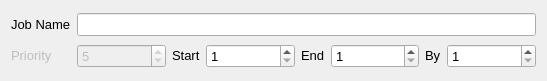
        <widget class="QWidget" name="layoutWidget">
         <property name="geometry">
          <rect>
           <x>200</x>
           <y>3</y>
           <width>547</width>
           <height>81</height>
          </rect>
         </property>
         <layout class="QGridLayout">
          <item row="0" column="0">
           <widget class="QLabel" name="jobNameLabel">
            <property name="sizePolicy">
             <sizepolicy hsizetype="Fixed" vsizetype="Fixed">
              <horstretch>0</horstretch>
              <verstretch>0</verstretch>
             </sizepolicy>
            </property>
            <property name="font">
             <font>
              <pointsize>10</pointsize>
              <weight>50</weight>
              <bold>false</bold>
             </font>
            </property>
            <property name="text">
             <string>Job Name</string>
            </property>
           </widget>
          </item>
          <item row="0" column="1" colspan="7">
           <widget class="QLineEdit" name="inputJobName">
            <property name="font">
             <font>
              <pointsize>10</pointsize>
              <weight>50</weight>
              <bold>false</bold>
             </font>
            </property>
            <property name="statusTip">
             <string>Set the name of the current job</string>
            </property>
           </widget>
          </item>
          <item row="1" column="7">
           <widget class="QSpinBox" name="inputByFrame">
            <property name="font">
             <font>
              <pointsize>10</pointsize>
              <weight>50</weight>
              <bold>false</bold>
             </font>
            </property>
            <property name="statusTip">
             <string>By frame or step frame of job</string>
            </property>
            <property name="correctionMode">
             <enum>QAbstractSpinBox::CorrectToNearestValue</enum>
            </property>
            <property name="minimum">
             <number>1</number>
            </property>
            <property name="maximum">
             <number>999999999</number>
            </property>
           </widget>
          </item>
          <item row="1" column="6">
           <widget class="QLabel" name="byFrameLabel">
            <property name="sizePolicy">
             <sizepolicy hsizetype="Fixed" vsizetype="Fixed">
              <horstretch>0</horstretch>
              <verstretch>0</verstretch>
             </sizepolicy>
            </property>
            <property name="font">
             <font>
              <pointsize>10</pointsize>
              <weight>50</weight>
              <bold>false</bold>
             </font>
            </property>
            <property name="text">
             <string>By</string>
            </property>
           </widget>
          </item>
          <item row="1" column="5">
           <widget class="QSpinBox" name="inputEndFrame">
            <property name="font">
             <font>
              <pointsize>10</pointsize>
              <weight>50</weight>
              <bold>false</bold>
             </font>
            </property>
            <property name="statusTip">
             <string>End frame of job</string>
            </property>
            <property name="correctionMode">
             <enum>QAbstractSpinBox::CorrectToNearestValue</enum>
            </property>
            <property name="minimum">
             <number>1</number>
            </property>
            <property name="maximum">
             <number>999999999</number>
            </property>
           </widget>
          </item>
          <item row="1" column="4">
           <widget class="QLabel" name="endFrameLabel">
            <property name="sizePolicy">
             <sizepolicy hsizetype="Fixed" vsizetype="Fixed">
              <horstretch>0</horstretch>
              <verstretch>0</verstretch>
             </sizepolicy>
            </property>
            <property name="font">
             <font>
              <pointsize>10</pointsize>
              <weight>50</weight>
              <bold>false</bold>
             </font>
            </property>
            <property name="text">
             <string>End</string>
            </property>
           </widget>
          </item>
          <item row="1" column="3">
           <widget class="QSpinBox" name="inputStartFrame">
            <property name="font">
             <font>
              <pointsize>10</pointsize>
              <weight>50</weight>
              <bold>false</bold>
             </font>
            </property>
            <property name="statusTip">
             <string>Start frame of job</string>
            </property>
            <property name="correctionMode">
             <enum>QAbstractSpinBox::CorrectToNearestValue</enum>
            </property>
            <property name="prefix">
             <string/>
            </property>
            <property name="minimum">
             <number>1</number>
            </property>
            <property name="maximum">
             <number>999999999</number>
            </property>
            <property name="value">
             <number>1</number>
            </property>
           </widget>
          </item>
          <item row="1" column="2">
           <widget class="QLabel" name="startFrameLabel">
            <property name="enabled">
             <bool>true</bool>
            </property>
            <property name="sizePolicy">
             <sizepolicy hsizetype="Fixed" vsizetype="Fixed">
              <horstretch>0</horstretch>
              <verstretch>0</verstretch>
             </sizepolicy>
            </property>
            <property name="font">
             <font>
              <pointsize>10</pointsize>
              <weight>50</weight>
              <bold>false</bold>
             </font>
            </property>
            <property name="text">
             <string>Start</string>
            </property>
           </widget>
          </item>
          <item row="1" column="0">
           <widget class="QLabel" name="priorityLabel">
            <property name="enabled">
             <bool>false</bool>
            </property>
            <property name="sizePolicy">
             <sizepolicy hsizetype="Fixed" vsizetype="Fixed">
              <horstretch>0</horstretch>
              <verstretch>0</verstretch>
             </sizepolicy>
            </property>
            <property name="font">
             <font>
              <pointsize>10</pointsize>
              <weight>50</weight>
              <bold>false</bold>
             </font>
            </property>
            <property name="text">
             <string>Priority</string>
            </property>
           </widget>
          </item>
          <item row="1" column="1">
           <widget class="QSpinBox" name="inputJobPriority">
            <property name="enabled">
             <bool>false</bool>
            </property>
            <property name="font">
             <font>
              <pointsize>10</pointsize>
              <weight>50</weight>
              <bold>false</bold>
             </font>
            </property>
            <property name="statusTip">
             <string>Job priority, 1 is low</string>
            </property>
            <property name="minimum">
             <number>1</number>
            </property>
            <property name="maximum">
             <number>10</number>
            </property>
            <property name="value">
             <number>5</number>
            </property>
           </widget>
          </item>
         </layout>
        </widget>
